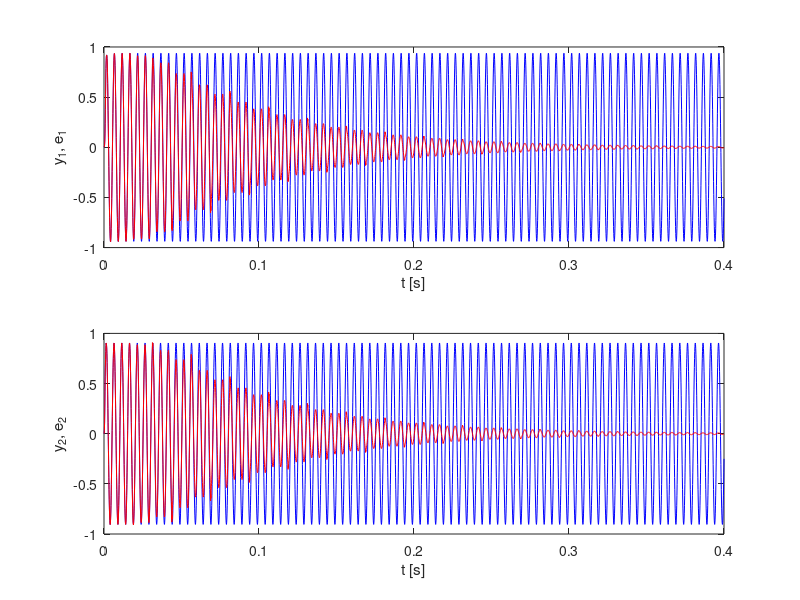

This chart was generated by the following MATLAB code:
clear all;
clc;

%% PARAMETEREK
fs=8000;          %mintaveteli frekvencia (Hz)
T=0.4;            %szimulacios ido (s)
N_S=5;            %masodlagos utakat modellezo FIR szurok hossza
N_W=300;          %adaptiv szurok hossza
mu=2e-7;          %batorsagi tenyezo
updatePeriod=100; %ennyi mintankent kuldjuk at az egyutthatokat, es frissitjuk az adaptiv szuroket
commDelay=50;     %kommunikacios kesleltetes
noise=@(t) sin(2*pi*200*t); %zajforras

%% ELSODLEGES UTAK (zajforras --> mikrofonok)
[PB1,PA1]=ellip(6,1,60,0.3);
[PB2,PA2]=ellip(6,1,60,0.5);

%% MASODLAGOS UTAK (Sij: i. hangszoro --> j. mikrofon)
S11=1:N_S;
S12=2*(N_S:-1:1).*(-1).^(1:N_S);
S21=S12;
S22=S11;

%% IDENTIFIKACIO (most tokeletes, a valosagban LMS algoritmus)
S_id11=S11;
S_id12=S12;
S_id21=S21;
S_id22=S22;

%% ZAJCSOKKENTES
t=0:1/fs:T;
x=noise(t);                  %zajforras (referencia)
y1=filter(PB1,PA1,x);        %zaj az 1. node-nal
y2=filter(PB2,PA2,x);        %zaj a  2. node-nal
x_shr=zeros(1,max(N_W,N_S)); %buffer a referenciajelnek
y_hat_shr=zeros(2,N_S);      %buffer a kimeneti jeleknek
r11=zeros(1,N_W);            %x megszurve S11-gyel
r12=zeros(1,N_W);            %x megszurve S12-vel
r21=zeros(1,N_W);            %x megszurve S21-gyel
r22=zeros(1,N_W);            %x megszurve S22-vel
e=zeros(2,length(t));        %hibajelek (a mikrofonok altal hallott zaj)
W=zeros(2,N_W);              %adaptiv szurok
DW=zeros(2,N_W);             %update-ek
DW_1=zeros(2,N_W);           %node1 altal (a sajat hibajele alapjan) elkoeszitett update
DW_2=zeros(2,N_W);           %node2 altal (a sajat hibajele alapjan) elkoeszitett update
updateCntr=0;
commDelayCntr=0;
for ii=1:length(t);
    %a referenciajelet mindket node megkapja
        x_shr=[x(ii) x_shr(1:end-1)];
    %a hangszoron kiadando jel
        %node1
        y_hat=-W(1,:)*x_shr';
        y_hat_shr(1,:)=[y_hat y_hat_shr(1,1:end-1)];
        %node2
        y_hat=-W(2,:)*x_shr';
        y_hat_shr(2,:)=[y_hat y_hat_shr(2,1:end-1)];
    %a mikrofonok altal erzekelt hibajelek (ezt a "fizika csinalja")
        e(1,ii)=y1(ii)+S11*y_hat_shr(1,:)'+S21*y_hat_shr(2,:)';
        e(2,ii)=y2(ii)+S22*y_hat_shr(2,:)'+S12*y_hat_shr(1,:)';
    %update elokeszitese
        %node1
        r11=[S_id11*x_shr(1:N_S)' r11(1:end-1)];
        r21=[S_id21*x_shr(1:N_S)' r21(1:end-1)];
        DW_1(1,:)=DW_1(1,:)+r11*e(1,ii);
        DW_1(2,:)=DW_1(2,:)+r12*e(1,ii);
        %node2
        r22=[S_id22*x_shr(1:N_S)' r22(1:end-1)];
        r12=[S_id12*x_shr(1:N_S)' r12(1:end-1)];
        DW_2(1,:)=DW_2(1,:)+r21*e(2,ii);
        DW_2(2,:)=DW_2(2,:)+r22*e(2,ii);
    %kommunikacio
    %node1  -----DW_1(2,:)----->  node2
    %node1  <----DW_2(1,:)------  node2
        updateCntr=updateCntr+1;
        if updateCntr>=updatePeriod
            %node1: megkapja node2-tol DW_2(1,:)-et, DW_1(1,:)-et pedig o szamitja ki
            DW(1,:)=mu*DW_1(1,:)+mu*DW_2(1,:);
            %node2: megkapja node1-tol DW_1(2,:)-et, DW_2(2,:)-et pedig o szamitja ki
            DW(2,:)=mu*DW_1(2,:)+mu*DW_2(2,:);
            %valtozok nullazasa
            DW_1=zeros(2,N_W);
            DW_2=zeros(2,N_W);
            updateCntr=0;
            commDelayCntr=1;
        end
    %kommunikacios kesleltetes szimulacioja
        if commDelayCntr>0
            commDelayCntr=commDelayCntr+1;
        end
        if commDelayCntr>=commDelay+2
            commDelayCntr=0;
            W=W+DW;
            DW=zeros(2,N_W);
        end
end
subplot(211);
plot(t,y1,'b',t,e(1,:),'r');
xlabel('t [s]');
ylabel('y_1, e_1');
subplot(212);
plot(t,y2,'b',t,e(2,:),'r');
xlabel('t [s]');
ylabel('y_2, e_2');
